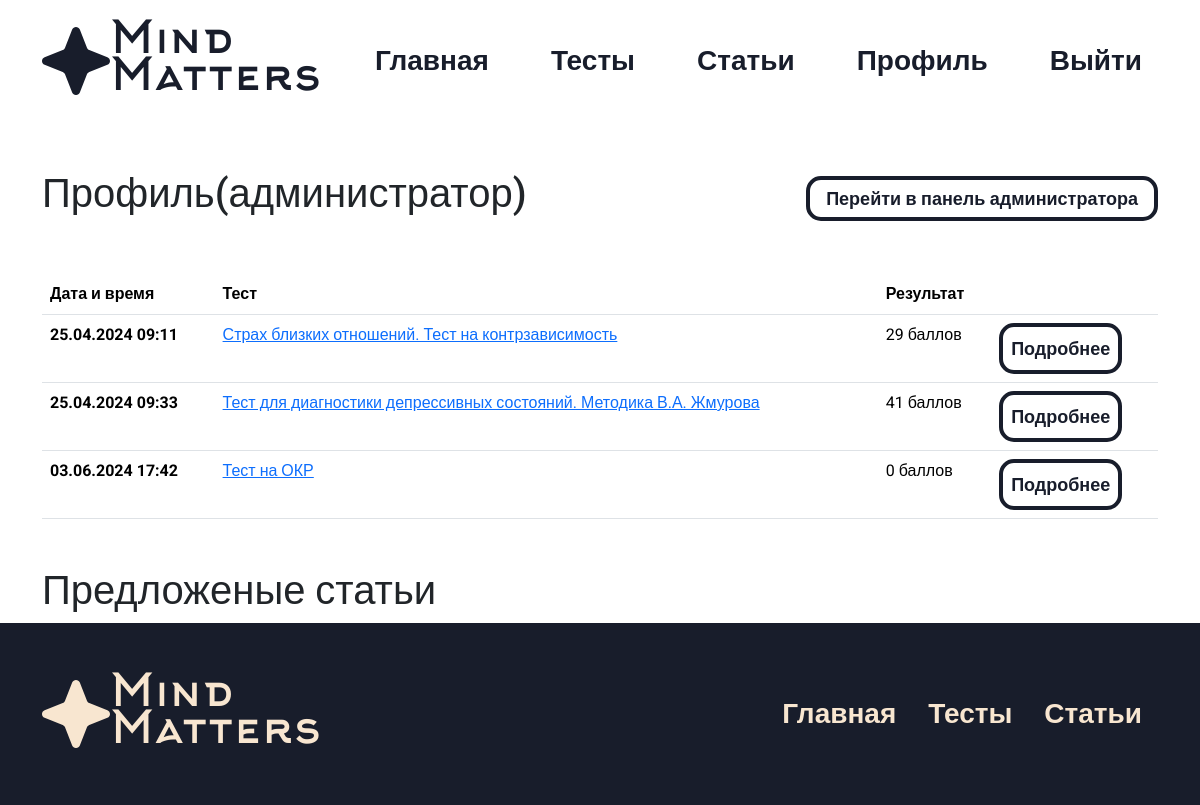
Screenshot of /profile (signed in) with the database file from the repository.
### app/models.py (models this page shows, shortened)
class Tests(db.Model):
    id = db.Column(db.Integer,primary_key=True)
    title = db.Column(db.String(100))
    text = db.Column(db.Text)
    image_name = db.Column(db.String(100))
    category = db.Column(db.String(100))
    color = db.Column(db.String(100))

class Rezult(db.Model):
    id = db.Column(db.Integer,primary_key=True)
    total_score = db.Column(db.Integer)
    date = db.Column(db.DateTime, default=datetime.now)
    id_test = db.Column(db.Integer, db.ForeignKey('tests.id'))
    id_user = db.Column(db.Integer, db.ForeignKey('users.id'))

### app/views.py (the view)
@app.route('/profile', methods=['GET', 'POST'])
def profile():
    articles_offer = Articles.query.filter_by(root=0).all()
    tests = Tests.query.all()
    if not 'name' in session:
        abort(401)
    total_user = Users.query.filter_by(email=session['name']).first()
    rezult = Rezult.query.filter_by(id_user=total_user.id).all()
    rezult_test_list_id = []
    rezult_test_list = []
    interpretation_list = []
    for el in rezult:
        rezult_test_list_id.append(el.id_test)
    for el in rezult_test_list_id:
        rezult_test_list.append(Tests.query.filter_by(id=el).first())
    for el in rezult_test_list:
        interpretation_list.append(Interpretation.query.filter_by(id_test=el.id).first())
    return render_template("profile.html",rezult_test_list=rezult_test_list,rezult=rezult,interpretation_list=interpretation_list,zip=zip,articles=articles_offer)

### app/views.py (called while the page is built)
@app.context_processor
def inject_user():
    def get_user_name():
        if 'name' in session:
            return Users.query.filter_by(email=session['name']).first()
    return dict(active_user=get_user_name())

### app/templates/profile.html (shortened to what this page needs)
{% extends 'base.html' %}
{% block main %}
<div class="container my-5">
  <div class="row d-flex justify-content-between align-items-center">
    <div class="col">
      <h1>Профиль{%if active_user.root==1%}(администратор){%else%}(пользователь){%endif%}</h1>
    </div>
    {%if active_user.root==1%}
    <div class="col text-end">
      <a href="/admin" class="stn-btn px-3 py-2">Перейти в панель администратора</a>
    </div>
    {%endif%}
  </div>
  <table class="table my-5">
    <thead>
      <tr>
        <th scope="col">Дата и время</th>
        <th scope="col">Тест</th>
        <th scope="col">Результат</th>
        <th scope="col"></th>
      </tr>
    </thead>
    <tbody>
      {%for el1, el2, el3 in zip(rezult_test_list,rezult,interpretation_list)%}
      <tr>
        <th>{{el2.date.strftime('%d.%m.%Y %H:%M')}}</th>
        <td><a href="/test/{{el1.id}}">{{el1.title}}</a></td>
        <td>{{el2.total_score}} баллов</td>
        <td><button class="stn-btn px-2 py-2" data-bs-toggle="modal"
            data-bs-target="#exampleModal{{el3.id}}">Подробнее</button> </td>
      </tr>
      {%endfor%}
    </tbody>
  </table>
</div>
{%if active_user.root==1%}
<div class="container">
  <div class="articles-wrap">
    <h1>Предложеные статьи</h1>
  </div>
</div>
{%endif%}
{% endblock %}

### app/static/css/style.css (style rules this page uses)
* { font-family: "Roboto", sans-serif; }
.stn-btn { font-family: "Roboto", sans-serif; font-weight: bold; border: #181D2B solid 4px; border-radius: 15px; font-size: 18px; color: #181D2B; text-decoration: none; font-weight: bold; background-color: white; }

### rows the page displays
Tests: date "25.04.2024 09:11", title "Страх близких отношений. Тест на контрзависимость", total_score "29"
Tests: date "25.04.2024 09:33", title "Тест для диагностики депрессивных состояний. Методика В.А. Жмурова", total_score "41"
Tests: date "03.06.2024 17:42", title "Тест на ОКР", total_score "0"
